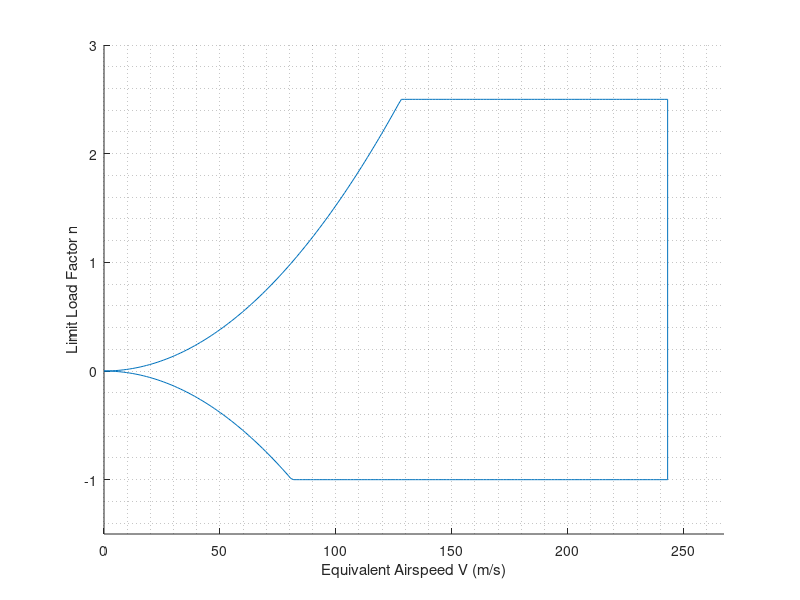

Reproduce this figure in MATLAB. (Note: this script raises an error after producing the figure.)
clear
clc
close all

load('ConceptualDesign.mat', 'W0', 'V_Cruise', 'rho_cruise', 'SWing');

numPoints = 200;
CL_max = 1.4213;
V_D = V_Cruise*0.82/0.8;

V = linspace(0, V_D, numPoints);

%upper curve
Nz = (1.225*SWing*CL_max/(2*W0))*V.^2;
Nz(Nz > 2.5) = 2.5;

%lower curve
Nz(numPoints+1 : 2*numPoints) = -(1.225*SWing*CL_max/(2*W0))*flip(V).^2;
Nz(Nz < -1) = -1;

figure(1)
hold on
plot([V, flip(V)], Nz)
xlabel('Equivalent Airspeed V (m/s)')
ylabel('Limit Load Factor n')
%title('Chailiner n-V Diagram')
axis([0, V_D*1.1, -1.5 3])
grid minor
text(V_D,2.5,str,'Color','red','FontSize',8)
